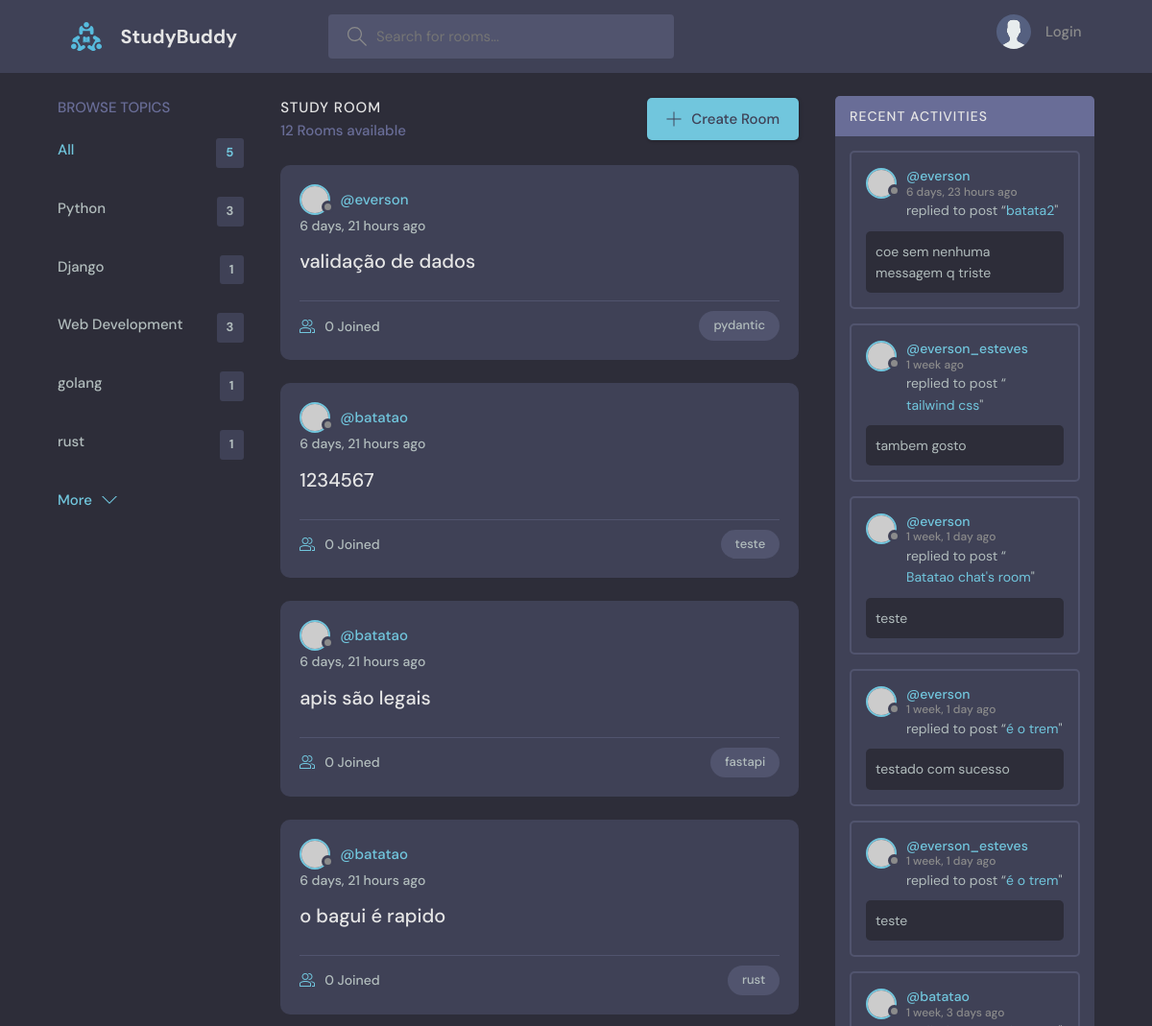
The app's page / (upper part), older data.
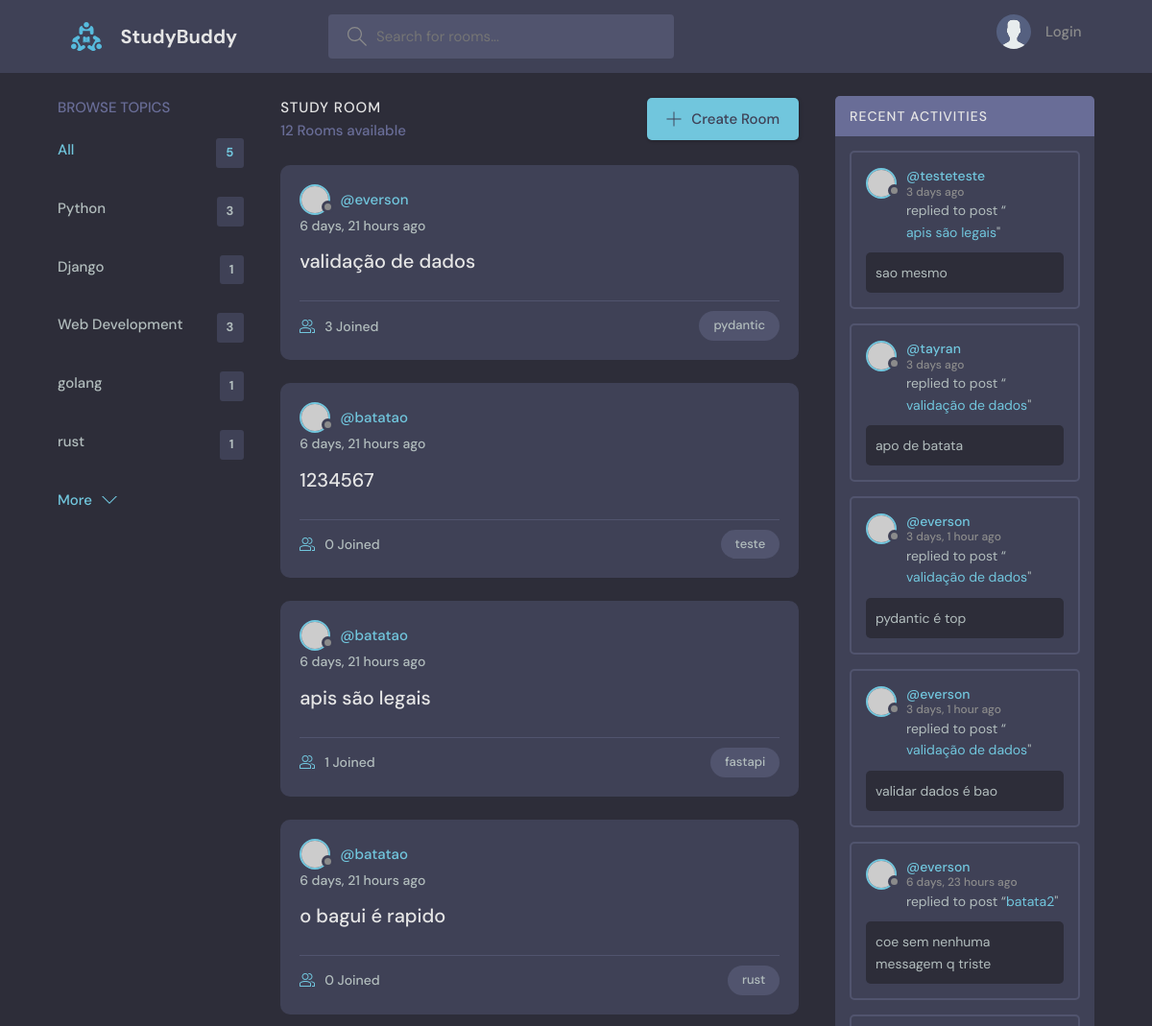
The same page, newer data.
### base/models.py (models this page shows, shortened)
class Topic(models.Model):
    name = models.CharField(max_length=200)

class Room(models.Model):
    host = models.ForeignKey(User, on_delete=models.SET_NULL, null=True)
    topic = models.ForeignKey(Topic, on_delete=models.SET_NULL, null=True)
    name = models.CharField(max_length=200)
    description = models.TextField(null=True, blank=True)
    participants = models.ManyToManyField(User, related_name='participants', blank=True)
    created_at = models.DateTimeField(auto_now_add=True)
    updated_at = models.DateTimeField(auto_now=True)
    class Meta:
        ordering = ['-updated_at', '-created_at']
    def __str__(self):
        return self.name

class Message(models.Model):
    user = models.ForeignKey(User, on_delete=models.CASCADE)
    room = models.ForeignKey(Room, on_delete=models.CASCADE)
    body = models.TextField()
    created_at = models.DateTimeField(auto_now_add=True)
    updated_at = models.DateTimeField(auto_now=True)
    class Meta:
        ordering = ['-updated_at', '-created_at']

### base/views.py (the view)
# urls.py: path('', views.home, name='home'),
def home(request: HttpRequest):
    q = request.GET.get('q') if request.GET.get('q') is not None else ''
    rooms = Room.objects.filter(Q(topic__name__icontains=q) | Q(name__icontains=q))
    rooms_count = rooms.count()
    topics = Topic.objects.all()[0:5]
    topic_messages = Message.objects.filter(Q(room__topic__name__icontains=q))
    context = {
        'rooms': rooms,
        'topics': topics,
        'rooms_count': rooms_count,
        'topic_messages': topic_messages,
    }
    return render(request, 'base/home.html', context)

### base/templates/base/home.html (shortened to what this page needs)
{% extends "main.html" %}
{% block content %}
<main class="layout layout--3">
    <div class="container">
        {% include "base/topics_component.html" %}
        <div class="roomList">
            <div class="roomList__header">
                <div>
                    <h2>Study Room</h2>
                    <p>{{rooms_count}} Rooms available</p>
                </div>
                <a class="btn btn--main" href="{% url 'create-room' %}">
                    <svg version="1.1" xmlns="http://www.w3.org/2000/svg" width="32" height="32" viewBox="0 0 32 32">
                        <title>add</title>
                        <path
                            d="M16.943 0.943h-1.885v14.115h-14.115v1.885h14.115v14.115h1.885v-14.115h14.115v-1.885h-14.115v-14.115z">
                        </path>
                    </svg>
                    Create Room
                </a>
            </div>
            {% include "base/feed_component.html" %}
        </div>
        {% include "base/activity_component.html" %}
    </div>
</main>
{% endblock content %}

### base/templates/base/topics_component.html
<div class="topics">
    <div class="topics__header">
        <h2>Browse Topics</h2>
    </div>
    <ul class="topics__list">
        <li>
            <a href="{% url 'home' %}" class="active">All <span> {{topics.count}} </span></a>
        </li>
        {% for topic in topics %}
            {% if topic.room_set.all.count > 0 %}
                <li>
                    <a href="{% url 'home' %}?q={{topic.name}}"> {{topic.name}} <span> {{topic.room_set.all.count}} </span></a>
                </li>
            {% endif %}
        {% endfor %}
    </ul>
    <a class="btn btn--link" href="{% url 'topics' %}">
        More
        <svg version="1.1" xmlns="http://www.w3.org/2000/svg" width="32" height="32" viewBox="0 0 32 32">
            <title>chevron-down</title>
            <path d="M16 21l-13-13h-3l16 16 16-16h-3l-13 13z"></path>
        </svg>
    </a>
</div>

### base/templates/base/feed_component.html (shortened to what this page needs)
{% for room in rooms %}
    <div class="roomListRoom">
        <div class="roomListRoom__header">
            <a href="{% url 'user-profile' room.host.id %}" class="roomListRoom__author">
                <div class="avatar avatar--small">
                <img src="https://randomuser.me/api/portraits/women/11.jpg" />
                </div>
                <span>@{{room.host.username}} </span>
            </a>
        </div>
        <div class="roomListRoom__actions">
            <span>{{room.created_at|timesince}} ago</span>
        </div>
        <div class="roomListRoom__content">
            <a href="{% url 'room' room.id %}">{{room.name}}</a>
        </div>
        <div class="roomListRoom__meta">
            <a href="{% url 'room' room.id %}" class="roomListRoom__joined">
                {{room.participants.all.count}} Joined
            </a>
            <p class="roomListRoom__topic">{{room.topic.name}}</p>
        </div>
    </div>
{% endfor %}

### base/templates/base/activity_component.html (shortened to what this page needs)
<div class="activities">
    <div class="activities__header">
        <h2>Recent Activities</h2>
    </div>
    {% for message in topic_messages %}
    <div class="activities__box">
        <div class="activities__boxHeader roomListRoom__header">
            <a href="{% url 'user-profile' message.user.id %}" class="roomListRoom__author">
                <div class="avatar avatar--small">
                    <img src="https://randomuser.me/api/portraits/women/11.jpg" />
                </div>
                <p>
                    @{{message.user}}
                    <span>{{message.created_at|timesince}} ago</span>
                </p>
            </a>
        </div>
        <div class="activities__boxContent">
            <p>replied to post “<a href="{% url 'room' message.room.id %}"> {{message.room}} </a>"</p>
            <div class="activities__boxRoomContent">
                {{message.body}}
            </div>
        </div>
    </div>
    {% endfor %}
</div>

Row changes from the older to the newer data that the page shows:
no longer on this page (row unchanged): Message: user "everson_esteves", created_at "1 week", room "tailwind css", body "tambem gosto"
no longer on this page (row unchanged): Message: user "everson", created_at "1 week, 1 day", room "Batatao chat's room", body "teste"
no longer on this page (row unchanged): Message: user "everson", created_at "1 week, 1 day", room "é o trem", body "testado com sucesso"
no longer on this page (row unchanged): Message: user "everson_esteves", created_at "1 week, 1 day", room "é o trem", body "teste"
no longer on this page (row unchanged): Message: user "batatao", created_at "1 week, 3 days"
computed for Room "validação de dados": participants.all.count "0" → "3"
computed for Room "apis são legais": participants.all.count "0" → "1"
added Message: user "testeteste", created_at "3 days", room "apis são legais", body "sao mesmo"
added Message: user "tayran", created_at "3 days", room "validação de dados", body "apo de batata"
added Message: user "everson", created_at "3 days, 1 hour", room "validação de dados", body "pydantic é top"
added Message: user "everson", created_at "3 days, 1 hour", room "validação de dados", body "validar dados é bao"
